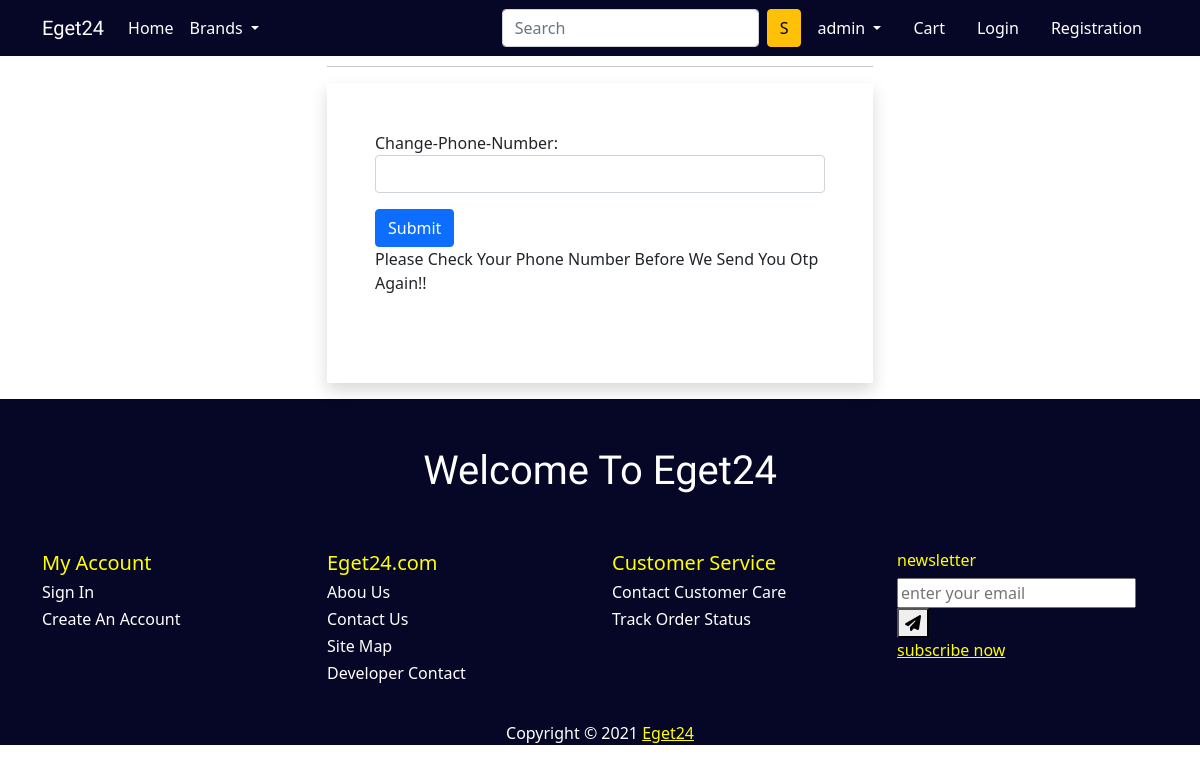
The page /change_number/ (signed in) on the database as committed earlier.
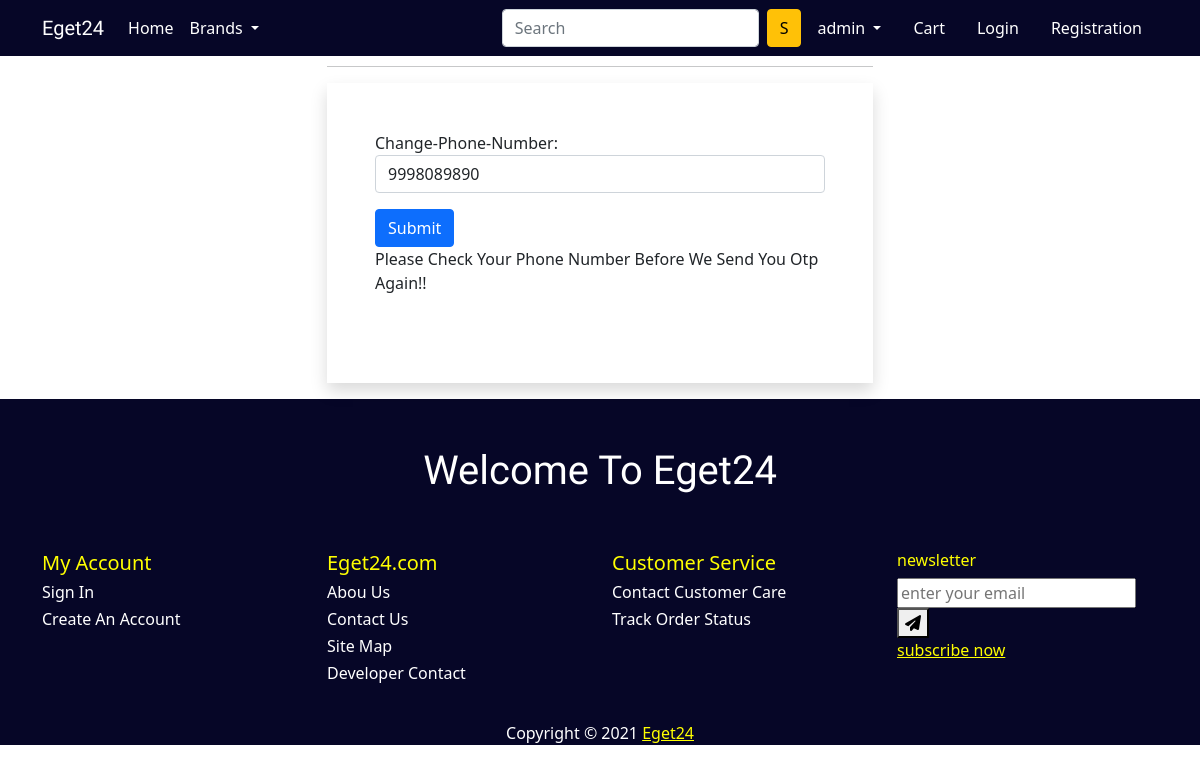
The same page on the database as committed later.
### mobiles/models.py (models this page shows)
class CustomUser(AbstractUser):
    phone_number = models.CharField(max_length=13)

### mobiles/views.py (the view)
# urls.py: path('change_number/', views.change_phone_number, name='change_number'),
def change_phone_number(request):
    pk = request.session.get('pk')
    if request.method == 'POST':
        user = CustomUser.objects.get(pk=pk)
        print('USER INSIDE PHONE NUMBER', user)
        form = Change_Mobile_Number_Form(request.POST, instance=user)
        print(form, 'form')
        if form.is_valid():
            form.save()
            request.session['pk'] = user.pk
            return redirect('verify')
    else:
        user = CustomUser.objects.get(pk=pk)
        print(user.id)
        form = Change_Mobile_Number_Form(instance=user)
    return render(request, 'mobiles/change-number.html', {'form': form})

### mobiles/forms.py
class Change_Mobile_Number_Form(forms.ModelForm):
    phone_number = forms.CharField(label=_('Change-Phone-Number'),
                                   help_text='Enter Number Here',
                                   strip=False,
                                   widget=forms.NumberInput(
                                       attrs={
                                           'autofocus': True,
                                           'autocomplete': False,
                                           'class': 'form-control',
                                           'id': 'chng-num'
                                       }))
    class Meta:
        model = CustomUser
        fields = ('phone_number', )

### mobiles/templates/mobiles/change-number.html (shortened to what this page needs)
{% extends "mobiles/base.html" %}
{% load static %}
{% block main-content %}
<div class="container">
    <div class="row my-3">
        <div class="col-sm-6 offset-sm-3">
            <h3>Customer Login</h3>
            <hr>
            <form action="" method="POST" novalidate class="shadow p-5">
                {% for fm in form %}
                <div class="form-group mb-3">
                    {{fm.label_tag}} {{fm}}
                </div>
                {% endfor %}
                <input type="submit" value="Submit" class="btn btn-primary">
                <p>Please Check Your Phone Number Before We Send You Otp Again!! </p>
                <br>
            </form>
        </div>
    </div>
</div>
{% endblock main-content %}

### mobiles/templates/mobiles/base.html (shortened to what the changed rows need)
<!doctype html>
{% load static %}
<html lang="en">
<head>
    <link href="https://cdn.jsdelivr.net/npm/bootstrap@5.0.0-beta1/dist/css/bootstrap.min.css" rel="stylesheet"
>
    <link rel="stylesheet" href="{% static 'mobiles/css/owl.carousel.min.css' %}">
    <link rel="stylesheet" href="{% static 'mobiles/css/all.min.css' %}">
    <link rel="stylesheet" href="{% static 'mobiles/css/style.css' %}">
</head>
<body>
    <nav class="navbar navbar-expand-lg nav-bg fixed-top" style="background-color: rgb(6, 6, 39) ;">
        <div class="container">
            <div class="collapse navbar-collapse" id="navbarSupportedContent">
                <div>
                    <ul class="navbar-nav me-auto mb-2 mb-lg-0">
                        <li class="nav-item dropdown mx-2">
                            <a class="nav-link dropdown-toggle self" style="color:#fff;" href="#" id="profileDropdown"
                                role="button" data-bs-toggle="dropdown" aria-expanded="false">
                                {{request.user}}
                            </a>
                        </li>
                    </ul>
                </div>
            </div>
        </div>
    </nav>
    {% block main-content %} {% endblock main-content %}
    <section class="about pb-0" style="background-color: rgb(6, 6, 39);">
        <div class="container-fluid " style="padding-top: 0px;">
            <div class="row py-5">
                <div class="col-lg-8 m-auto text-center slidebar-title"
                    style="width: 100%; background-color: rgb(6, 6, 39); color: #fff;">
                    <h1> Welcome To Eget24</h1>
                </div>
            </div>
        </div>
    </section>
</body>
</html>

Rows that differ between the two databases and show on the page:
changed CustomUser "admin": phone_number (not shown) → "9998089890"
